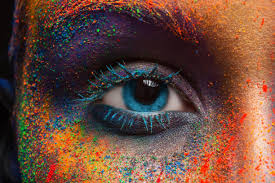
#> input picture image.jpg, 275 x 183 px
$ jupyter execute lab7.ipynb
#> lines starting #> are read from the running program, lines starting #| are printed output that depends on the picture; after the words box and inside, x2 and y2 are one past the last pixel; in counts of white or black regions, pixels touching at a corner belong together
[cell 1]
# Thresholding techniques on images using OpenCV

[cell 2]
import cv2

[cell 3]
img=cv2.imread("image.jpg",cv2.IMREAD_GRAYSCALE)
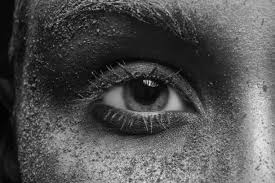
#> img: shape (183, 275); min 0, max 238, mean 81.3

[cell 4]
ret,t1=cv2.threshold(img,120,255,cv2.THRESH_BINARY)
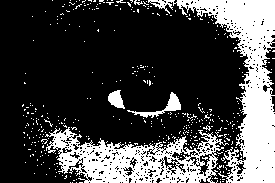
#> t1: shape (183, 275); 26.7% white; 394 white regions (389 under 20 px), largest, box (x1, y1, x2, y2) and area: (148, 0, 275, 183) 7084, (45, 127, 229, 183) 4919, (127, 92, 181, 118) 324, (108, 90, 125, 109) 200, (134, 0, 143, 5) 22
ret,t2=cv2.threshold(img,120,255,cv2.THRESH_BINARY_INV)
ret,t3=cv2.threshold(img,120,255,cv2.THRESH_TRUNC)
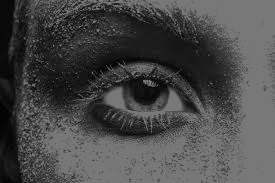
#> t3: shape (183, 275); min 0, max 120, mean 72.9
ret,t4=cv2.threshold(img,120,255,cv2.THRESH_TOZERO)
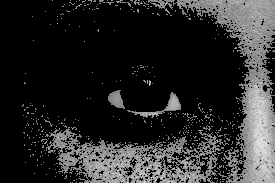
#> t4: shape (183, 275); min 0, max 238, mean 40.5
ret,t5=cv2.threshold(img,120,255,cv2.THRESH_TOZERO_INV)
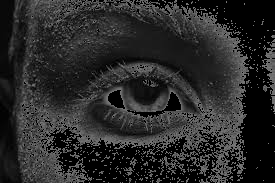
#> t5: shape (183, 275); min 0, max 120, mean 40.9
